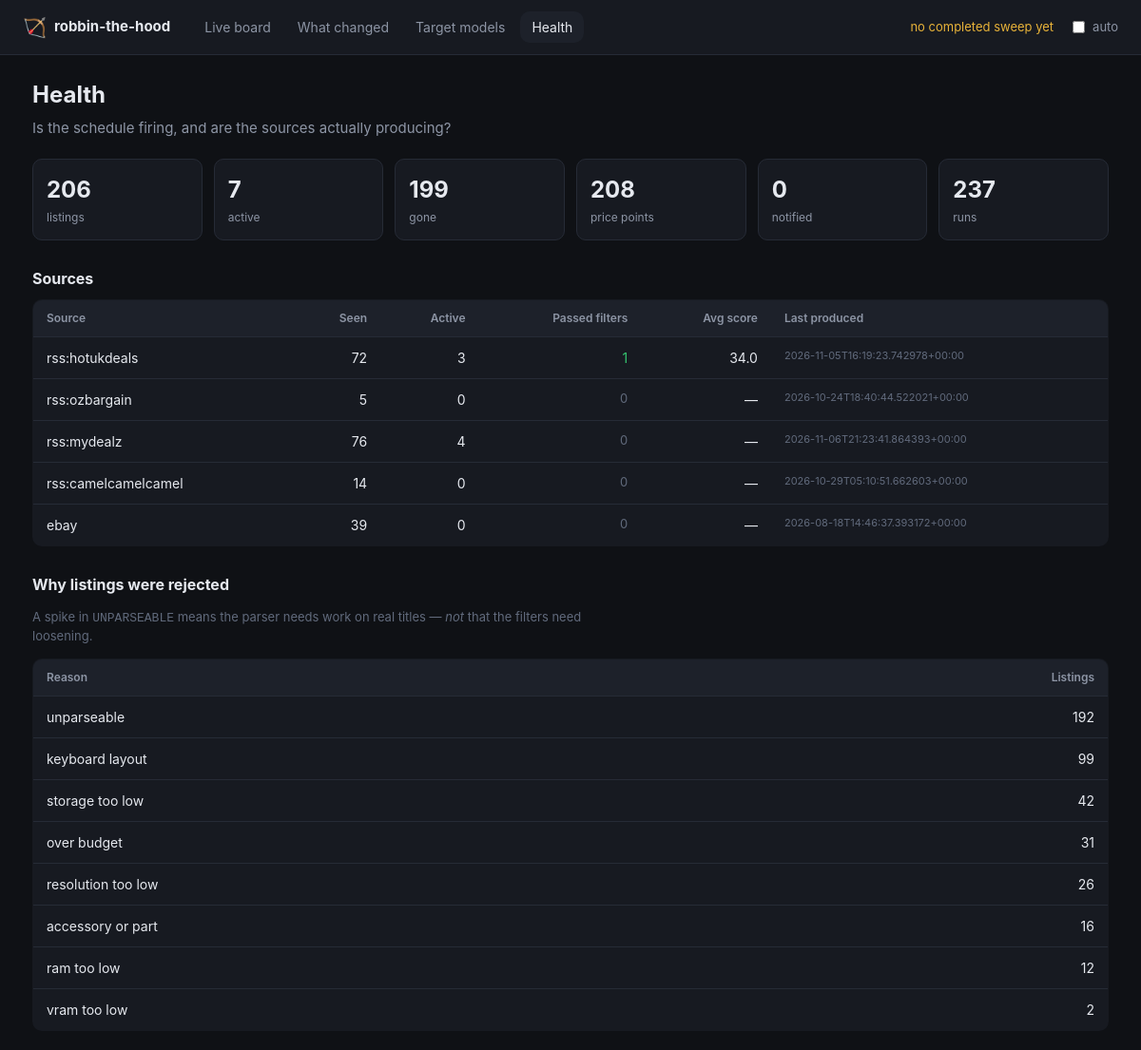
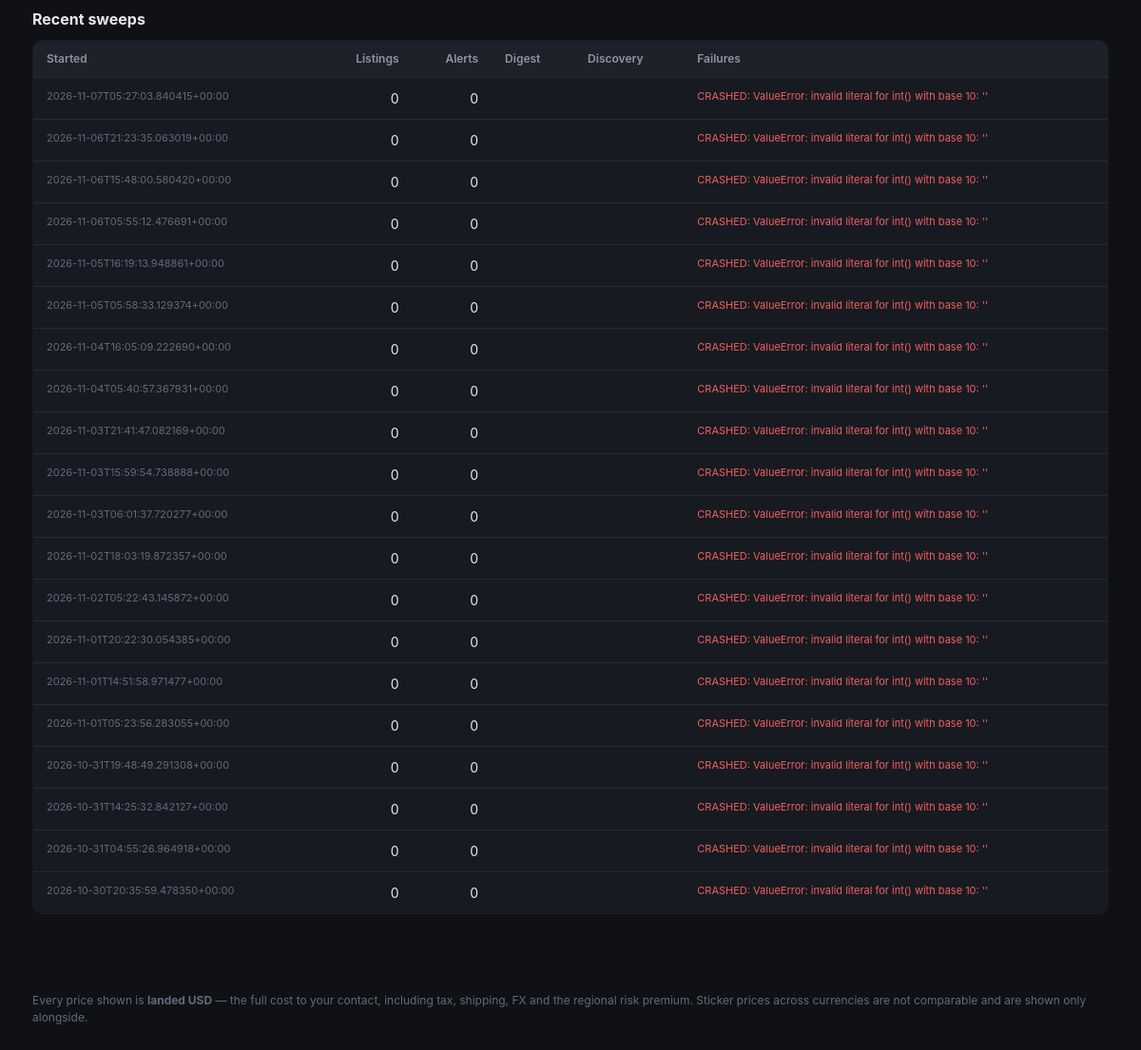
/health, run on an earlier commit of the app's database (2 pictures, top to bottom).
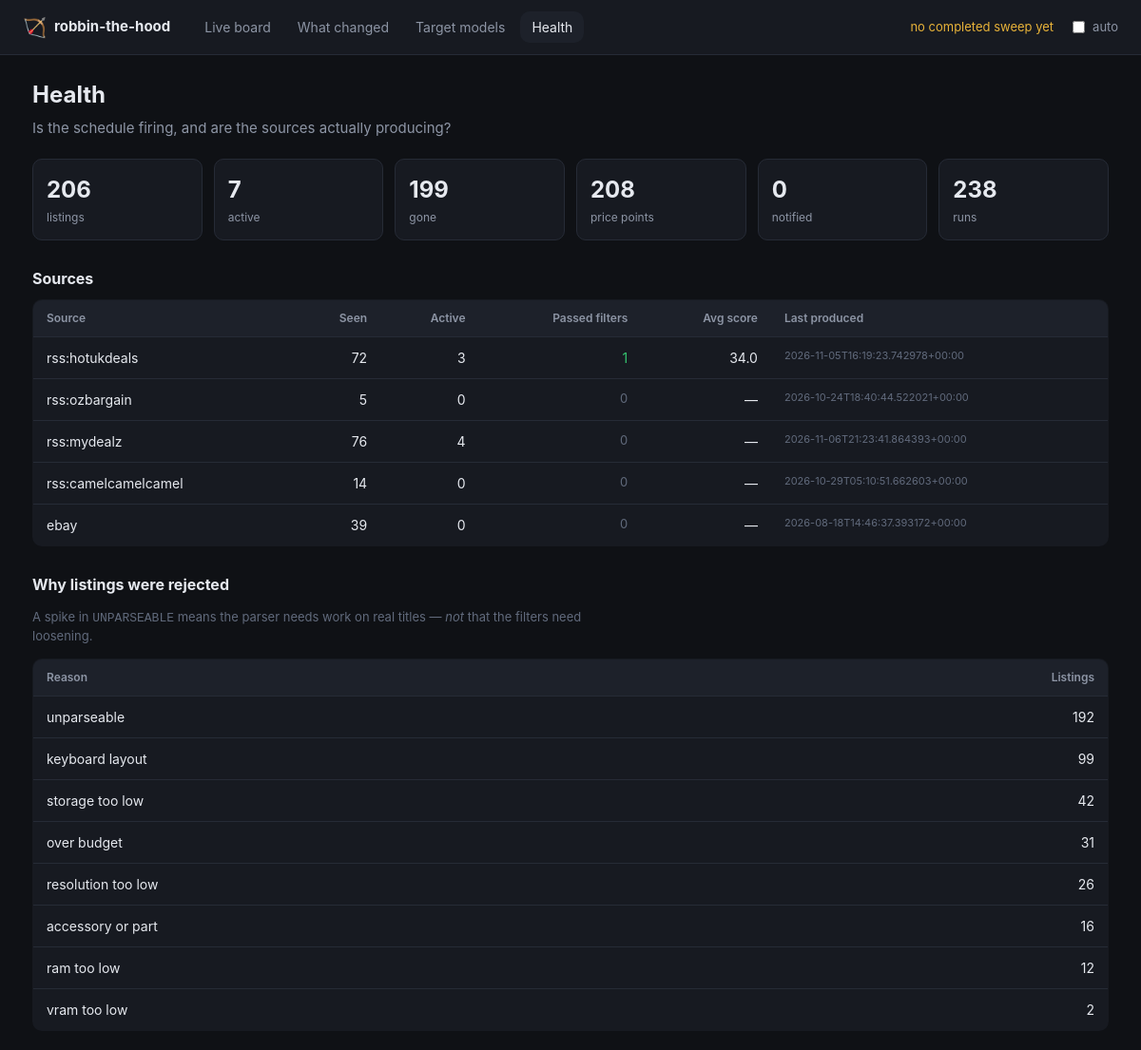
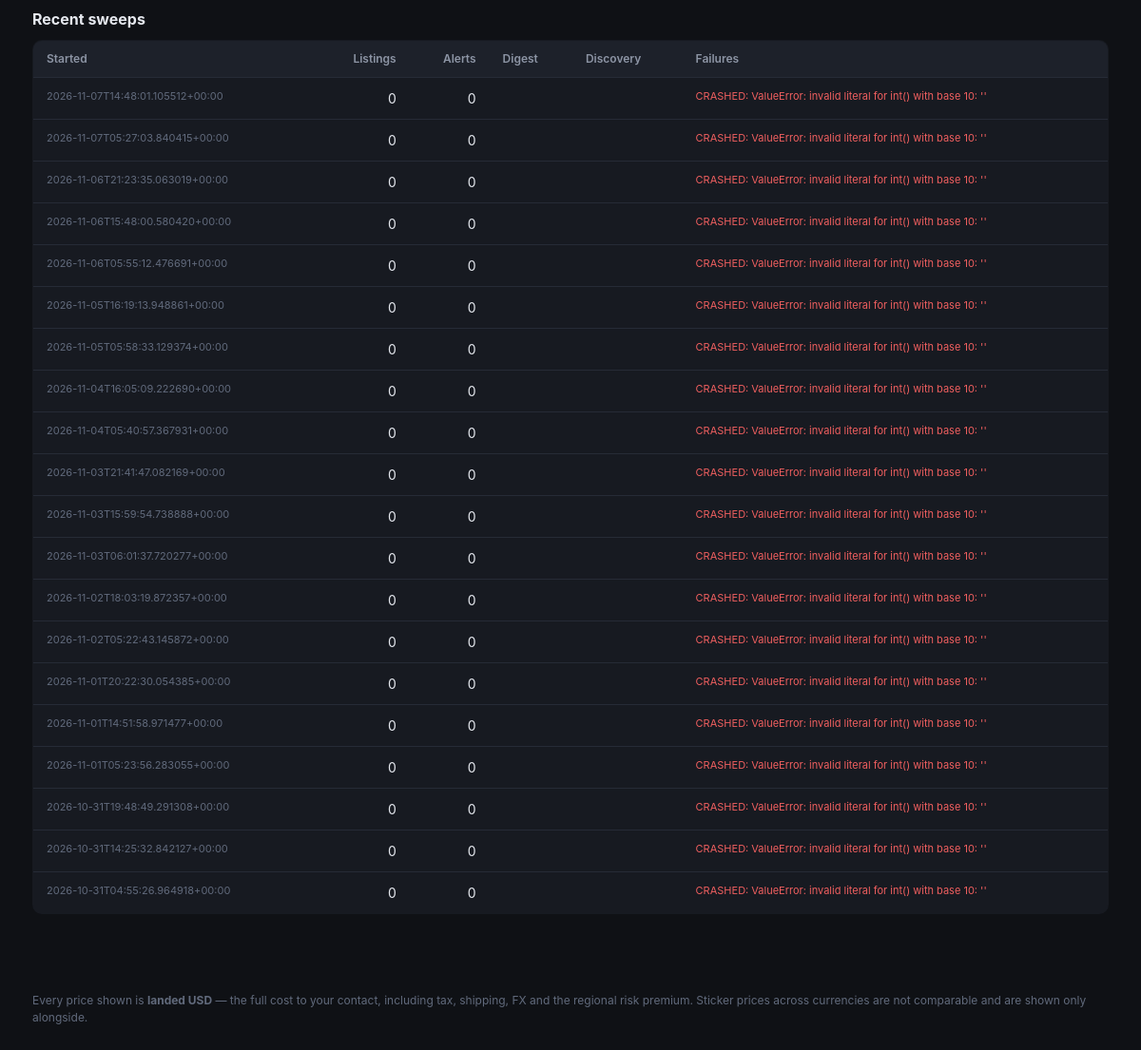
And on a later commit of the database (2 pictures, top to bottom).
### tables this page shows
CREATE TABLE runs (
    id             INTEGER PRIMARY KEY AUTOINCREMENT,
    started_at     TEXT NOT NULL,
    finished_at    TEXT,
    listings_seen  INTEGER DEFAULT 0,
    alerts_sent    INTEGER DEFAULT 0,
    digest_sent    INTEGER DEFAULT 0,
    discovery_run  INTEGER DEFAULT 0,
    notes          TEXT
);

### dashboard.py (the view)
@app.route("/health")
def health_page():
    with _open() as store:
        data = health(store)
    return render_template(
        "health.html", health=data, now=datetime.now(timezone.utc), active="health",
        static_export=_static_export(),
    )

### dashboard.py (called while the page is built)
def _open():
    return Store(app.config["DEALS_DB"])

def _static_export() -> bool:
    return bool(app.config.get("STATIC_EXPORT"))

### dealhunter/store.py (called while the page is built, shortened)
    def __enter__(self) -> "Store":
        return self

    def __exit__(self, *exc_info) -> None:
        self.close()

    def close(self) -> None:
        self.connection.commit()
        try:
            self.connection.execute("PRAGMA wal_checkpoint(TRUNCATE)")
        except sqlite3.Error as exc:  # pragma: no cover - non-fatal
            log.warning("Could not checkpoint the WAL: %s", exc)
        self.connection.close()

    @contextmanager
    def _tx(self):
        try:
            yield self.connection
            self.connection.commit()
        except Exception:
            self.connection.rollback()
            raise

    def _migrate(self) -> None:
        with self._tx() as connection:
            connection.executescript(SCHEMA)
            row = connection.execute("SELECT version FROM schema_version").fetchone()
            if row is None:
                connection.execute(
                    "INSERT INTO schema_version (version) VALUES (?)", (SCHEMA_VERSION,)
                )

### templates/health.html (shortened to what this page needs)
{% extends "base.html" %}
{% block content %}
<div class="pagehead">
  <h1>Health</h1>
  <p class="sub">Is the schedule firing, and are the sources actually producing?</p>
</div>
<div class="statgrid">
  {% for key, value in health.totals.items() %}
    <div class="stat">
      <div class="statnum">{{ '{:,}'.format(value) }}</div>
      <div class="statlabel">{{ key.replace('_', ' ') }}</div>
    </div>
  {% endfor %}
</div>
<section class="changeblock">
  <h2>Sources</h2>
  <table class="models">
    <thead>
      <tr>
        <th>Source</th><th class="num">Seen</th><th class="num">Active</th>
        <th class="num">Passed filters</th><th class="num">Avg score</th>
        <th>Last produced</th>
      </tr>
    </thead>
    <tbody>
      {% for s in health.sources %}
        <tr>
          <td>{{ s.source }}</td>
          <td class="num">{{ s.total }}</td>
          <td class="num">{{ s.active }}</td>
          <td class="num {{ 'good' if s.passed else 'none' }}">{{ s.passed }}</td>
          <td class="num">{{ s.avg_score if s.avg_score is not none else '—' }}</td>
          <td class="tiny">{{ s.last_produced or '—' }}</td>
        </tr>
      {% else %}
        <tr><td colspan="6" class="none">No sources have produced anything yet.</td></tr>
      {% endfor %}
    </tbody>
  </table>
</section>
<section class="changeblock">
  <h2>Why listings were rejected</h2>
  <p class="hint">
    A spike in <code>UNPARSEABLE</code> means the parser needs work on real
    titles — <em>not</em> that the filters need loosening.
  </p>
  <table class="models">
    <thead><tr><th>Reason</th><th class="num">Listings</th></tr></thead>
    <tbody>
      {% for r in health.rejections %}
        <tr>
          <td>{{ r.reason.replace('_', ' ') | lower }}</td>
          <td class="num">{{ r.n }}</td>
        </tr>
      {% else %}
        <tr><td colspan="2" class="none">Nothing rejected yet.</td></tr>
      {% endfor %}
    </tbody>
  </table>
</section>
<section class="changeblock">
  <h2>Recent sweeps</h2>
  <table class="models">
    <thead>
      <tr>
        <th>Started</th><th class="num">Listings</th><th class="num">Alerts</th>
        <th>Digest</th><th>Discovery</th><th>Failures</th>
      </tr>
    </thead>
    <tbody>
      {% for r in health.runs %}
        <tr>
          <td class="tiny">{{ r.started_at }}</td>
          <td class="num">{{ r.listings_seen }}</td>
          <td class="num">{{ r.alerts_sent }}</td>
          <td>{{ 'yes' if r.digest_sent else '' }}</td>
          <td>{{ 'yes' if r.discovery_run else '' }}</td>
          <td class="tiny {{ 'bad' if r.notes }}">{{ r.notes or '—' }}</td>
        </tr>
      {% else %}
        <tr><td colspan="6" class="none">No sweeps recorded yet.</td></tr>
      {% endfor %}
    </tbody>
  </table>
</section>
{% endblock %}

What changed in the data, as far as the page shows it:
no longer on this page (row unchanged): runs: started_at "2026-10-30T20:35:59.478350+00:00", listings_seen "0", alerts_sent "0", notes "CRASHED: ValueError: invalid literal for int() with base 10: ''"
added runs: started_at "2026-11-07T14:48:01.105512+00:00", listings_seen "0", alerts_sent "0", notes "CRASHED: ValueError: invalid literal for int() with base 10: ''"
Also different on the page:
new list line: "238 runs"
list line gone: "237 runs"
